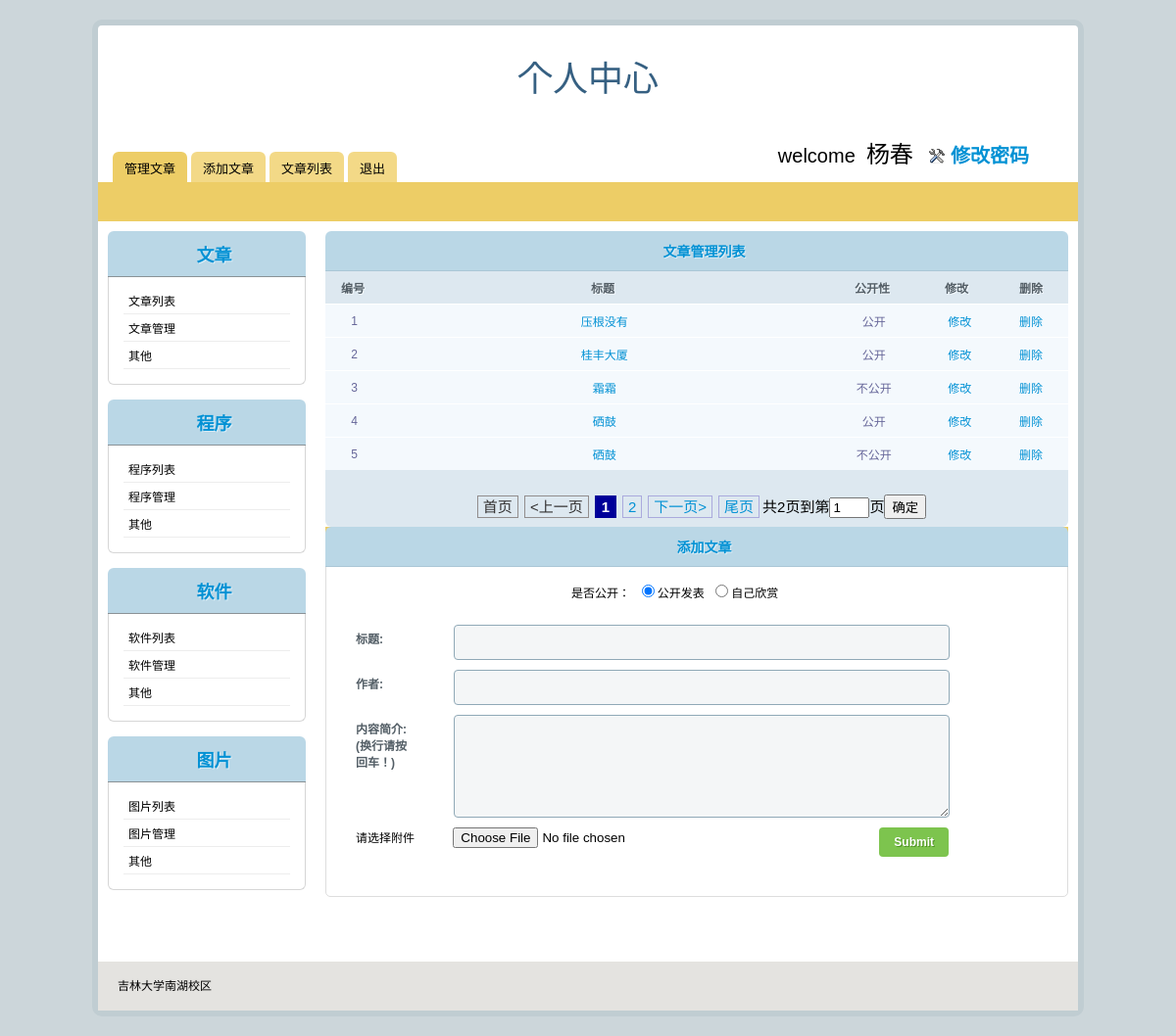
The page /admin/behindPage/self_article.php (signed in) on the database its author committed.
### tables this page shows
CREATE TABLE IF NOT EXISTS `article` (
  `id` smallint(6) NOT NULL AUTO_INCREMENT COMMENT '编号',
  `title` varchar(100) NOT NULL COMMENT '标题',
  `author` varchar(40) NOT NULL COMMENT '作者',
  `description` text COMMENT '内容简介',
  `dateline` date NOT NULL COMMENT '日期',
  `poster` varchar(40) NOT NULL COMMENT '上传者',
  `self` tinyint(4) NOT NULL COMMENT '是否公开：0为是，1为否',
  `filename` varchar(32) NOT NULL COMMENT '纯粹文件名',
  `path` varchar(128) NOT NULL,
  `type` varchar(32) NOT NULL COMMENT '格式',
  `size` varchar(32) NOT NULL COMMENT '大小',
  PRIMARY KEY (`id`)
);

### admin/behindPage/self_article.php (the view, shortened to what this page needs)
<?php
   require_once('../../conn/connect.php');
?>
<?php
if(isset($_GET['a'])){
	$a=$_GET['a'];
}
else {
	$a=0;
}
if(isset($_GET['l'])){
	$l=$_GET['l'];
}
else {
	$l=0;
}
if (!isset($_GET['p'])){
	$page = 1;
}else{
$page = $_GET['p'];}
$pagesize= 5;
$poster=$_SESSION['username'];
$sql = "select id from article where poster='$poster'";
$mysqli_result=$mysqli->query($sql);
if(isset($mysqli_result->num_rows))
{
	$total = $mysqli_result->num_rows;
}
else
{
	$total = 0;
}
$total_pages = ceil($total/$pagesize);
$page_banner = "<div class='page' >";
$start = 1;
$end = $total_pages;
$sql = "SELECT * FROM article where poster='$poster' LIMIT ".($page-1)*$pagesize .",$pagesize";
$query = $mysqli->query($sql);
if($query && $query->num_rows>0){
		while($row = $query->fetch_assoc()){
			$data[] = $row;
		}
	}else{
		$data = array();
	}
?>
<!DOCTYPE html PUBLIC "-//W3C//DTD XHTML 1.0 Transitional//EN" "http://www.w3.org/TR/xhtml1/DTD/xhtml1-transitional.dtd">
<html xmlns="http://www.w3.org/1999/xhtml">
<head>
<link rel="stylesheet" type="text/css" href="../../css/self_style.css" />
</head>
<body>
<div id="panelwrap">
	<div class="header">
    	<div class="title">个人中心</div>
    	<div class="header_right"> <span id="welcome">welcome&nbsp;&nbsp;<font id="un"><?php echo $_SESSION['username'];?></font>&nbsp;&nbsp;<a href="changepwd.php" class="settings">修改密码</a></span> </div>
    	<div class="menu">
    <ul>
    <li><a href="#manage" class="selected">管理文章</a></li>
    <li><a onclick="a_a()" style="cursor:pointer">添加文章</a></li>
    <li><a onclick="return pagelist()" style="cursor:pointer">文章列表</a></li>
    <li><a href="logout.php">退出</a></li>
    </ul>
   		</div>
    </div>
    <div class="submenu"></div>
    <div class="center_content">
    	<div id="right_wrap">
        	<div id="right_content">
   		 	<h2><a name="manage">文章管理列表</a></h2>
    <div id="five_page" style="display:<?php if($l==1) echo "none";else if($a==1) echo "none";else  echo "block;"?>">
    <table class="rounded-corner">
    <thead>
    	<tr>
            <th width="40px;">编号</th>
            <th>标题</th>
            <th width="80px;">公开性</th>
            <th width="60px;">修改</th>
            <th width="60px;">删除</th>
        </tr>
    </thead>
        <tfoot>
    	<tr>
        	<td colspan="12">&nbsp;
            <?php
if($page > 1){
    $page_banner.= "<a href='".$_SERVER['PHP_SELF']."?p=1'>首页</a>";
    $page_banner.= "<a href='".$_SERVER['PHP_SELF']."?p=".($page-1)."' ><上一页</a>";
}else{
    $page_banner.="<span class='disable'>首页</span>";
    $page_banner.="<span class='disable'><上一页</span>";
}
for($i=$start;$i<=$end;$i++){
    if($page==$i){
        $page_banner.="<span class='current'>{$i}</span>";
    }else{
    $page_banner.= "<a href='".$_SERVER['PHP_SELF']."?p=".$i."' >$i</a>";
    }
}
if($page < $total_pages){
    $page_banner.= "<a href='".$_SERVER['PHP_SELF']."?p=".($page+1)."' >下一页></a>";
    $page_banner.= "<a href='".$_SERVER['PHP_SELF']."?p=".($total_pages)."'>尾页</a>";
}else{
    $page_banner.="<span class='disable'>下一页></span>";
    $page_banner.="<span class='disable'>尾页</span>";
  }
$page_banner.="共{$total_pages}页";
$page_banner.="<form action = 'self_article.php' method='get'>";
$page_banner.="到第<input type='text' size='2' name='p' value='$page'>页";
$page_banner.="<input type='submit' value='确定'>";
$page_banner.="</form></div>";
echo $page_banner;
?>
  </td>
        </tr>
    </tfoot>
    <tbody>
    <?php
		if(!empty($data)){
			$i=($page-1)*$pagesize+1;
			foreach($data as $value){
	?>
    	<tr class="odd">
            <td>&nbsp;<?php echo $i;$i++;?></td>
            <td>&nbsp;<a href="article.show.php?id=<?php echo $value['id'];?>&table=article" title="<?php echo $value['description'];?>"><?php echo $value['title']?></a></td>
            <td>&nbsp;<?php if($value['self']==0) echo "公开";else echo "不公开";?></td>
            <td><a href="article.modify.php?id=<?php echo $value['id'];?>">&nbsp;&nbsp;修改</a></td>
            <td><a href="article.del.handle.php?id=<?php echo $value['id'];?>" onclick="javascript:return confir()">删除</a></td>  <?php
		  }?>
        </tr>
    <?php
		}
     ?>
    </tbody>
    </table>
    </div>
		<div id="add_article" style="display:<?php if($a==0 and $l==0) echo "block";else if($a==1) echo "block";else  echo "none";?>">
    	<div class="submenu" ><h2><a name="add">添加文章</a></h2></div>
  		 <div id="tab1" class="tabcontent">
        <form id="form1" name="form1" method="post" action="article.add.handle.php" enctype="multipart/form-data">
        	<div class="yon">是否公开：&nbsp;&nbsp;<input type="radio" name="self" value="0" checked="checked" />公开发表&nbsp;&nbsp;<input name="self" type="radio" value="1" />自己欣赏</div>
        	<div class="form">
            	<div class="form_row">
            <label>标题:</label>
            <input type="text" class="form_input" name="title" id="title"/>
            	</div>
            	<div class="form_row">
            <label>作者:</label>
            <input type="text" class="form_input" name="author" id="author" />
            	</div>
             	<div class="form_row">
            <label>内容简介:<br />(换行请按<br />回车！)</label>
            <textarea class="form_textarea" name="description" id="description" ></textarea>
            	</div>
            	<div class="form_row">
            请选择附件
			 <input type="file" name="myfile" class="view" />
			 <input type="submit" class="form_submit" value="Submit" onclick="return check(form1)" />
            	</div>
        	</div>
        </form>
        </div>
    	</div>
     </div>
</div>
      <div class="sidebar" id="sidebar">
     <h2><a href="self_article.php">文章</a></h2>
        <ul>
            <li><a onclick="return pagelist()" style="cursor:pointer">文章列表</a></li>
            <li><a onclick="return org()" style="cursor:pointer">文章管理</a></li>
            <li><a href="#">其他</a></li>
        </ul>
    <h2><a href="self_program.php">程序</a></h2>
        <ul>
            <li><a href="self_program.php?a=2&l=1">程序列表</a></li>
            <li><a  href="self_program.php">程序管理</a></li>
            <li><a href="#">其他</a></li>
        </ul>
   <h2><a href="self_app.php">软件</a></h2>
        <ul>
            <li><a href="self_app.php?l=1&a=2">软件列表</a></li>
            <li><a href="self_app.php">软件管理</a></li>
            <li><a href="#">其他</a></li>
        </ul>
    <h2><a href="picture.php">图片</a></h2>
        <ul>
            <li><a href="#">图片列表</a></li>
            <li><a href="#">图片管理</a></li>
            <li><a href="#">其他</a></li>
        </ul>
    </div>
    </div>
    <div class="footer">吉林大学南湖校区</div>
</div>
</body>
</html>

### rows shown on the page
article: title "压根没有", self "公开"
article: title "桂丰大厦", self "公开"
article: title "霜霜", self "不公开"
article: title "硒鼓", self "公开"
article: title "硒鼓", self "不公开"

### other values the page prints
$_SESSION['username'] "杨春"
$page_banner "共2页"
